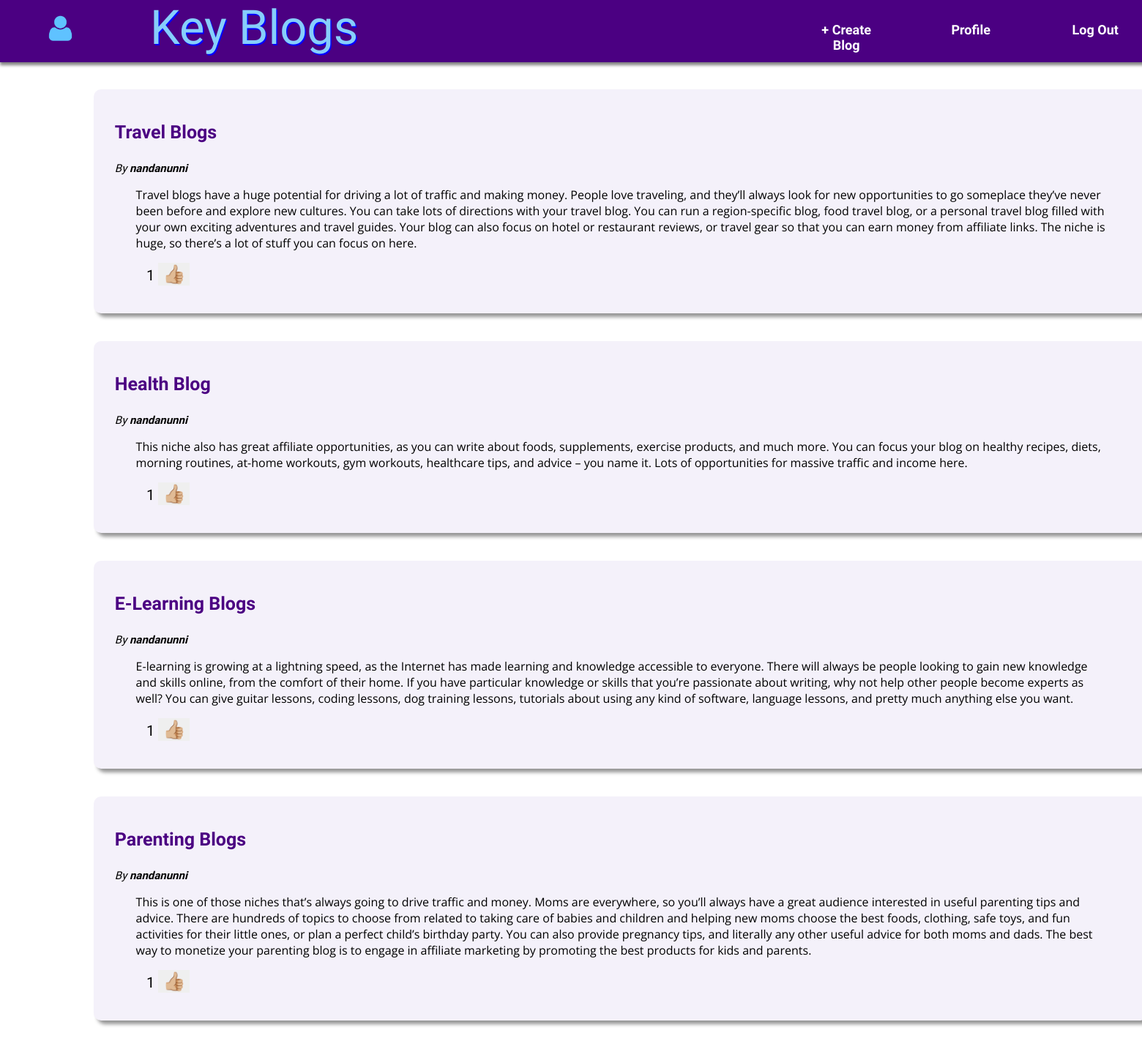
The page /feeds/ (signed in) on the database its author committed.
### key_blogs/models.py (models this page shows, shortened)
class Blog(models.Model):
    author = models.ForeignKey(User, on_delete=models.CASCADE)
    title = models.CharField(max_length=25)
    content = models.TextField()
    tag = models.CharField(choices=TAGS, max_length=20, default='none')
    pub_date = models.DateField()
    mod_date = models.DateField()

### key_blogs/views.py (the view)
# urls.py: path('feeds/', views.feeds, name='feeds'),
@login_required
def feeds(request):
    blogs = Blog.objects.order_by('pub_date')
    return render(request, 'key_blogs/feeds.html', {'blogs':blogs})

### templates/key_blogs/feeds.html (shortened to what this page needs)
<!DOCTYPE html>
<html lang="en">
<head>
    {% load static %}
    <link rel="stylesheet" href="{% static 'css/key_blogs/int_styles.css' %}">
</head>
<body>
    <div class="header">
        <img src="{% static '/images/key_blogs/default_profile.png' %}" class="navdp" align="left" />
        <label>Key Blogs</label>
        <a href="/logout/?next=/login"><b>Log Out</b></a>
        <a href="/profile/"><b>Profile</b></a>
        <a href="/create/"><b>+ Create Blog</b></a><br/>
        <div class="progress-container">
        </div>
    </div>
    <br/><br/><br/><br/><br/><br/>
    {% if blogs %}
        {% for blog in blogs %}
            <div class="blog">
                <br/><h3>{{ blog.title }}</h3>
                <i>By <a href="#"><b>{{ blog.author }}</b></a></i>
                <p>{{ blog.content }}</p>
                    <form action="{% url 'like' blog.id %}" method="post">
                        <like>{{ blog.like_set.count }}
                        <input type="submit" value="👍🏼"></like>
                    </form>
                <br/><br/>
            </div><br/><br/>
        {% endfor %}
    {% else %}
        <div class="blog">
            <br/><h3>No Blogs are available.</h3>
            <p>Follow some tags to get new blogs.</p>
            <br/><br/>
        </div>
    {% endif %}
</body>
</html>

### static/css/key_blogs/int_styles.css (style rules this page uses)
body { overflow-x: hidden; font-family: 'Ubuntu', sans-serif; }
.header { position: fixed; top: 0; left: 0; z-index: 1; overflow: hidden; background-color: indigo; width: 102%; box-shadow: 0 4px 4px gray; }
.header label { font-size: 65px; font-family: 'Electrolize', sans-serif; color: lightskyblue; text-shadow: 1.5px 1.5px blue; margin-left: 100px; }
.header a { color: white; text-decoration: none; float: right; display: block; text-align: center; font-size: 18px; padding: 30px 25px; margin-right: 20px; width: 100px; height: 25px; }
.header img { height: 45px; width: 45px; border-radius: 100px; background-size: cover; border: none; margin-top: 16px; margin-left: 60px; }
.progress-container { width: 100%; height: 8px; background: indigo; }
.blog { width: 180vh; height: fit-content; margin-left: 15vh; box-shadow: 5px 5px 5px rgb(150, 150, 150); background-color: rgb(244, 241, 250); border-radius: 10px; }
.blog h3 { margin-left: 2%; margin-right: 2%; font-size: 25px; color: indigo; }
.blog i { margin-left: 2%; margin-right: 2%; font-size: 15px; text-decoration: none; }
.blog a { text-decoration: none; color: black; }
.blog p { margin-left: 4%; margin-right: 4%; font-family: 'Open Sans', sans-serif; }
like { margin-left: 5%; font-size: 20px; }
like input[type='submit'] { font-size: 25px; border: none; outline: none; }

### rows shown on the page
Blog: title "Travel Blogs", author "nandanunni", content "Travel blogs have a huge potential for driving a lot of traffic and making money. People love traveling, and they’ll always look for new opportunities to go someplace they’ve never been before and explore new cultures. You can take lots of directions with your travel blog. You can run a region-specific blog, food travel blog, or a personal travel blog filled with your own exciting adventures and travel guides. Your blog can also focus on hotel or restaurant reviews, or travel gear so that you can earn money from affiliate links. The niche is huge, so there’s a lot of stuff you can focus on here.", like_set.count "1"
Blog: title "Health Blog", author "nandanunni", content "This niche also has great affiliate opportunities, as you can write about foods, supplements, exercise products, and much more. You can focus your blog on healthy recipes, diets, morning routines, at-home workouts, gym workouts, healthcare tips, and advice – you name it. Lots of opportunities for massive traffic and income here.", like_set.count "1"
Blog: title "E-Learning Blogs", author "nandanunni", content "E-learning is growing at a lightning speed, as the Internet has made learning and knowledge accessible to everyone. There will always be people looking to gain new knowledge and skills online, from the comfort of their home. If you have particular knowledge or skills that you’re passionate about writing, why not help other people become experts as well? You can give guitar lessons, coding lessons, dog training lessons, tutorials about using any kind of software, language lessons, and pretty much anything else you want.", like_set.count "1"
Blog: title "Parenting Blogs", author "nandanunni", content "This is one of those niches that’s always going to drive traffic and money. Moms are everywhere, so you’ll always have a great audience interested in useful parenting tips and advice. There are hundreds of topics to choose from related to taking care of babies and children and helping new moms choose the best foods, clothing, safe toys, and fun activities for their little ones, or plan a perfect child’s birthday party. You can also provide pregnancy tips, and literally any other useful advice for both moms and dads. The best way to monetize your parenting blog is to engage in affiliate marketing by promoting the best products for kids and parents.", like_set.count "1"
